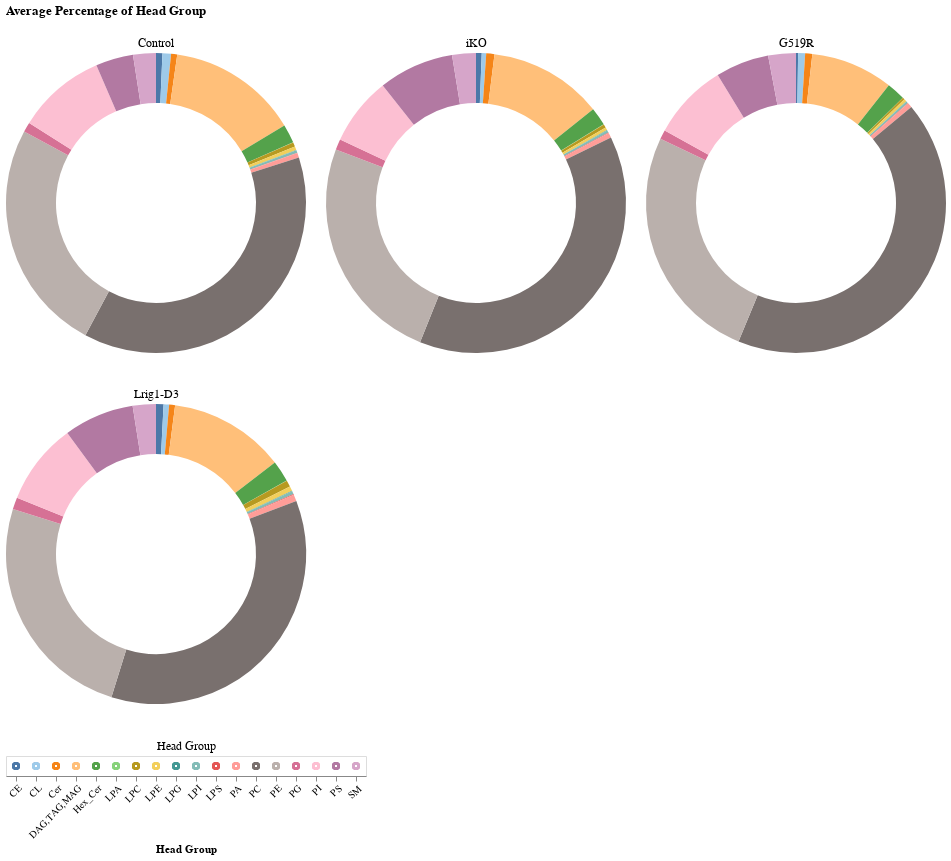

Notebook code for this chart:
### Code cell
chart_list = []

# create selection tool
click = alt.selection_point(fields=['Head Group'])

# create head group legend
heads = alt.Chart(h).mark_point().encode(
    x=alt.X('Head Group').axis(labelAngle=-45),
    color=alt.condition(click, 'Head Group', alt.value('lightgray')),
    ).add_params(click).properties(title={'text':[], 'subtitle':'Head Group'})

for ptn in h['Mutation'].unique():
    source = h[h['Mutation'] == ptn]
    
    donut = alt.Chart(source).mark_arc(innerRadius=100).encode(
        theta='mean(Fraction):Q',
        color=alt.condition(click, 'Head Group', alt.value('lightgray'), scale=alt.Scale(scheme='tableau20'), legend=None),
        opacity = alt.condition(click, alt.value(1), alt.value(0.1)),
        tooltip=['Head Group', 'mean(Fraction)']
    ).add_params(click).properties(
        width=300,
        title={'text':[], 'subtitle':ptn}
    )
    
    chart_list.append(donut)

d = alt.hconcat(*chart_list[:3]) & alt.hconcat(*chart_list[3:]) & heads
d = d.properties(title=alt.Title('Average Percentage of Head Group'))
d.save('graphs/dgat/head_group/Donut_Charts_AllHG.png', ppi=300)
d

### Figure 1 — Vega-Lite specification as saved in the notebook (floating-point values rounded to 4 significant figures; data arrays with more than 128 entries replaced by an {"elided": "..."} marker saying what was removed)
{"config": {"view": {"continuousWidth": 300, "continuousHeight": 300}}, "vconcat": [{"hconcat": [{"data": {"name": "data-3cda1956e1623a665fcf3b4bc852c1cb"}, "mark": {"type": "arc", "innerRadius": 100}, "encoding": {"color": {"condition": {"param": "param_1", "field": "Head Group", "scale": {"scheme": "tableau20"}, "legend": null, "type": "nominal"}, "value": "lightgray"}, "opacity": {"condition": {"param": "param_1", "value": 1}, "value": 0.1}, "theta": {"aggregate": "mean", "field": "Fraction", "type": "quantitative"}, "tooltip": [{"field": "Head Group", "type": "nominal"}, {"aggregate": "mean", "field": "Fraction", "type": "quantitative"}]}, "name": "view_1", "title": {"text": [], "subtitle": "Control"}, "width": 300}, {"data": {"name": "data-90e13a7baab4c4e2736963c7f6039f89"}, "mark": {"type": "arc", "innerRadius": 100}, "encoding": {"color": {"condition": {"param": "param_1", "field": "Head Group", "scale": {"scheme": "tableau20"}, "legend": null, "type": "nominal"}, "value": "lightgray"}, "opacity": {"condition": {"param": "param_1", "value": 1}, "value": 0.1}, "theta": {"aggregate": "mean", "field": "Fraction", "type": "quantitative"}, "tooltip": [{"field": "Head Group", "type": "nominal"}, {"aggregate": "mean", "field": "Fraction", "type": "quantitative"}]}, "name": "view_2", "title": {"text": [], "subtitle": "iKO"}, "width": 300}, {"data": {"name": "data-81b13b40f23a35c1b5322ca3bbc08277"}, "mark": {"type": "arc", "innerRadius": 100}, "encoding": {"color": {"condition": {"param": "param_1", "field": "Head Group", "scale": {"scheme": "tableau20"}, "legend": null, "type": "nominal"}, "value": "lightgray"}, "opacity": {"condition": {"param": "param_1", "value": 1}, "value": 0.1}, "theta": {"aggregate": "mean", "field": "Fraction", "type": "quantitative"}, "tooltip": [{"field": "Head Group", "type": "nominal"}, {"aggregate": "mean", "field": "Fraction", "type": "quantitative"}]}, "name": "view_3", "title": {"text": [], "subtitle": "G519R"}, "width": 300}]}, {"hconcat": [{"mark": {"type": "arc", "innerRadius": 100}, "encoding": {"color": {"condition": {"param": "param_1", "field": "Head Group", "scale": {"scheme": "tableau20"}, "legend": null, "type": "nominal"}, "value": "lightgray"}, "opacity": {"condition": {"param": "param_1", "value": 1}, "value": 0.1}, "theta": {"aggregate": "mean", "field": "Fraction", "type": "quantitative"}, "tooltip": [{"field": "Head Group", "type": "nominal"}, {"aggregate": "mean", "field": "Fraction", "type": "quantitative"}]}, "name": "view_4", "title": {"text": [], "subtitle": "Lrig1-D3"}, "width": 300}], "data": {"name": "data-7e4d9ce2a512f87d4ec48454e9ce5f95"}}, {"data": {"name": "data-53219328a1472643e7c72a4ac9275713"}, "mark": {"type": "point"}, "encoding": {"color": {"condition": {"param": "param_1", "field": "Head Group"}, "value": "lightgray"}, "x": {"axis": {"labelAngle": -45}, "field": "Head Group", "type": "nominal"}}, "name": "view_5", "title": {"text": [], "subtitle": "Head Group"}}], "params": [{"name": "param_1", "select": {"type": "point", "fields": ["Head Group"]}, "views": ["view_1", "view_2", "view_3", "view_4", "view_5"]}], "title": {"text": "Average Percentage of Head Group"}, "$schema": "https://vega.github.io/schema/vega-lite/v5.17.0.json", "datasets": {"data-3cda1956e1623a665fcf3b4bc852c1cb": [{"Mutation": "Control", "Head Group": "CE", "Fraction": 0.006946}, {"Mutation": "Control", "Head Group": "CE", "Fraction": 0.009492}, {"Mutation": "Control", "Head Group": "CE", "Fraction": 0.01018}, {"Mutation": "Control", "Head Group": "CE", "Fraction": 0.00402}, {"Mutation": "Control", "Head Group": "CE", "Fraction": 0.003725}, {"Mutation": "Control", "Head Group": "CL", "Fraction": 0.01106}, {"Mutation": "Control", "Head Group": "CL", "Fraction": 0.009842}, {"Mutation": "Control", "Head Group": "CL", "Fraction": 0.006619}, {"Mutation": "Control", "Head Group": "CL", "Fraction": 0.009271}, {"Mutation": "Control", "Head Group": "CL", "Fraction": 0.009162}, {"Mutation": "Control", "Head Group": "Cer", "Fraction": 0.002984}, {"Mutation": "Control", "Head Group": "Cer", "Fraction": 0.009073}, {"Mutation": "Control", "Head Group": "Cer", "Fraction": 0.00769}, {"Mutation": "Control", "Head Group": "Cer", "Fraction": 0.007668}, {"Mutation": "Control", "Head Group": "Cer", "Fraction": 0.005565}, {"Mutation": "Control", "Head Group": "DAG,TAG,MAG", "Fraction": 0.1114}, {"Mutation": "Control", "Head Group": "DAG,TAG,MAG", "Fraction": 0.09536}, {"Mutation": "Control", "Head Group": "DAG,TAG,MAG", "Fraction": 0.171}, {"Mutation": "Control", "Head Group": "DAG,TAG,MAG", "Fraction": 0.178}, {"Mutation": "Control", "Head Group": "DAG,TAG,MAG", "Fraction": 0.1485}, {"Mutation": "Control", "Head Group": "Hex_Cer", "Fraction": 0.02081}, {"Mutation": "Control", "Head Group": "Hex_Cer", "Fraction": 0.02284}, {"Mutation": "Control", "Head Group": "Hex_Cer", "Fraction": 0.01916}, {"Mutation": "Control", "Head Group": "Hex_Cer", "Fraction": 0.01899}, {"Mutation": "Control", "Head Group": "Hex_Cer", "Fraction": 0.01906}, {"Mutation": "Control", "Head Group": "LPA", "Fraction": 0.0001258}, {"Mutation": "Control", "Head Group": "LPA", "Fraction": 0.0002699}, {"Mutation": "Control", "Head Group": "LPA", "Fraction": 0.0001613}, {"Mutation": "Control", "Head Group": "LPA", "Fraction": 0.0001277}, {"Mutation": "Control", "Head Group": "LPA", "Fraction": 8.399e-05}, {"Mutation": "Control", "Head Group": "LPC", "Fraction": 0.005244}, {"Mutation": "Control", "Head Group": "LPC", "Fraction": 0.005773}, {"Mutation": "Control", "Head Group": "LPC", "Fraction": 0.00517}, {"Mutation": "Control", "Head Group": "LPC", "Fraction": 0.004123}, {"Mutation": "Control", "Head Group": "LPC", "Fraction": 0.003141}, {"Mutation": "Control", "Head Group": "LPE", "Fraction": 0.003557}, {"Mutation": "Control", "Head Group": "LPE", "Fraction": 0.005278}, {"Mutation": "Control", "Head Group": "LPE", "Fraction": 0.003791}, {"Mutation": "Control", "Head Group": "LPE", "Fraction": 0.003694}, {"Mutation": "Control", "Head Group": "LPE", "Fraction": 0.002987}, {"Mutation": "Control", "Head Group": "LPG", "Fraction": 0.0002505}, {"Mutation": "Control", "Head Group": "LPG", "Fraction": 0.0004245}, {"Mutation": "Control", "Head Group": "LPG", "Fraction": 0.0003693}, {"Mutation": "Control", "Head Group": "LPG", "Fraction": 0.0003146}, {"Mutation": "Control", "Head Group": "LPG", "Fraction": 0.0002691}, {"Mutation": "Control", "Head Group": "LPI", "Fraction": 0.003304}, {"Mutation": "Control", "Head Group": "LPI", "Fraction": 0.003159}, {"Mutation": "Control", "Head Group": "LPI", "Fraction": 0.002939}, {"Mutation": "Control", "Head Group": "LPI", "Fraction": 0.002393}, {"Mutation": "Control", "Head Group": "LPI", "Fraction": 0.002177}, {"Mutation": "Control", "Head Group": "LPS", "Fraction": 0.0002429}, {"Mutation": "Control", "Head Group": "LPS", "Fraction": 0.0005735}, {"Mutation": "Control", "Head Group": "LPS", "Fraction": 0.0002797}, {"Mutation": "Control", "Head Group": "LPS", "Fraction": 0.0003242}, {"Mutation": "Control", "Head Group": "LPS", "Fraction": 0.0003173}, {"Mutation": "Control", "Head Group": "PA", "Fraction": 0.005527}, {"Mutation": "Control", "Head Group": "PA", "Fraction": 0.006836}, {"Mutation": "Control", "Head Group": "PA", "Fraction": 0.004954}, {"Mutation": "Control", "Head Group": "PA", "Fraction": 0.004216}, {"Mutation": "Control", "Head Group": "PA", "Fraction": 0.003743}, {"Mutation": "Control", "Head Group": "PC", "Fraction": 0.3842}, {"Mutation": "Control", "Head Group": "PC", "Fraction": 0.3689}, {"Mutation": "Control", "Head Group": "PC", "Fraction": 0.3639}, {"Mutation": "Control", "Head Group": "PC", "Fraction": 0.3645}, {"Mutation": "Control", "Head Group": "PC", "Fraction": 0.4038}, {"Mutation": "Control", "Head Group": "PE", "Fraction": 0.2596}, {"Mutation": "Control", "Head Group": "PE", "Fraction": 0.2763}, {"Mutation": "Control", "Head Group": "PE", "Fraction": 0.2399}, {"Mutation": "Control", "Head Group": "PE", "Fraction": 0.2464}, {"Mutation": "Control", "Head Group": "PE", "Fraction": 0.2336}, {"Mutation": "Control", "Head Group": "PG", "Fraction": 0.0108}, {"Mutation": "Control", "Head Group": "PG", "Fraction": 0.01109}, {"Mutation": "Control", "Head Group": "PG", "Fraction": 0.01059}, {"Mutation": "Control", "Head Group": "PG", "Fraction": 0.009906}, {"Mutation": "Control", "Head Group": "PG", "Fraction": 0.01001}, {"Mutation": "Control", "Head Group": "PI", "Fraction": 0.1027}, {"Mutation": "Control", "Head Group": "PI", "Fraction": 0.09466}, {"Mutation": "Control", "Head Group": "PI", "Fraction": 0.09096}, {"Mutation": "Control", "Head Group": "PI", "Fraction": 0.08957}, {"Mutation": "Control", "Head Group": "PI", "Fraction": 0.09878}, {"Mutation": "Control", "Head Group": "PS", "Fraction": 0.04291}, {"Mutation": "Control", "Head Group": "PS", "Fraction": 0.05289}, {"Mutation": "Control", "Head Group": "PS", "Fraction": 0.03711}, {"Mutation": "Control", "Head Group": "PS", "Fraction": 0.03491}, {"Mutation": "Control", "Head Group": "PS", "Fraction": 0.0347}, {"Mutation": "Control", "Head Group": "SM", "Fraction": 0.02825}, {"Mutation": "Control", "Head Group": "SM", "Fraction": 0.02721}, {"Mutation": "Control", "Head Group": "SM", "Fraction": 0.02529}, {"Mutation": "Control", "Head Group": "SM", "Fraction": 0.02161}, {"Mutation": "Control", "Head Group": "SM", "Fraction": 0.0204}], "data-90e13a7baab4c4e2736963c7f6039f89": [{"Mutation": "iKO", "Head Group": "CE", "Fraction": 0.007533}, {"Mutation": "iKO", "Head Group": "CE", "Fraction": 0.005789}, {"Mutation": "iKO", "Head Group": "CE", "Fraction": 0.002648}, {"Mutation": "iKO", "Head Group": "CE", "Fraction": 0.003108}, {"Mutation": "iKO", "Head Group": "CE", "Fraction": 0.008212}, {"Mutation": "iKO", "Head Group": "CE", "Fraction": 0.009307}, {"Mutation": "iKO", "Head Group": "CL", "Fraction": 0.00464}, {"Mutation": "iKO", "Head Group": "CL", "Fraction": 0.004837}, {"Mutation": "iKO", "Head Group": "CL", "Fraction": 0.003369}, {"Mutation": "iKO", "Head Group": "CL", "Fraction": 0.005141}, {"Mutation": "iKO", "Head Group": "CL", "Fraction": 0.005068}, {"Mutation": "iKO", "Head Group": "CL", "Fraction": 0.005732}, {"Mutation": "iKO", "Head Group": "Cer", "Fraction": 0.01114}, {"Mutation": "iKO", "Head Group": "Cer", "Fraction": 0.008958}, {"Mutation": "iKO", "Head Group": "Cer", "Fraction": 0.004582}, {"Mutation": "iKO", "Head Group": "Cer", "Fraction": 0.00947}, {"Mutation": "iKO", "Head Group": "Cer", "Fraction": 0.008778}, {"Mutation": "iKO", "Head Group": "Cer", "Fraction": 0.009941}, {"Mutation": "iKO", "Head Group": "DAG,TAG,MAG", "Fraction": 0.1119}, {"Mutation": "iKO", "Head Group": "DAG,TAG,MAG", "Fraction": 0.188}, {"Mutation": "iKO", "Head Group": "DAG,TAG,MAG", "Fraction": 0.1806}, {"Mutation": "iKO", "Head Group": "DAG,TAG,MAG", "Fraction": 0.1034}, {"Mutation": "iKO", "Head Group": "DAG,TAG,MAG", "Fraction": 0.09473}, {"Mutation": "iKO", "Head Group": "DAG,TAG,MAG", "Fraction": 0.05895}, {"Mutation": "iKO", "Head Group": "Hex_Cer", "Fraction": 0.01858}, {"Mutation": "iKO", "Head Group": "Hex_Cer", "Fraction": 0.01934}, {"Mutation": "iKO", "Head Group": "Hex_Cer", "Fraction": 0.01422}, {"Mutation": "iKO", "Head Group": "Hex_Cer", "Fraction": 0.01894}, {"Mutation": "iKO", "Head Group": "Hex_Cer", "Fraction": 0.02642}, {"Mutation": "iKO", "Head Group": "Hex_Cer", "Fraction": 0.01958}, {"Mutation": "iKO", "Head Group": "LPA", "Fraction": 0.0003064}, {"Mutation": "iKO", "Head Group": "LPA", "Fraction": 0.0002179}, {"Mutation": "iKO", "Head Group": "LPA", "Fraction": 0.0001204}, {"Mutation": "iKO", "Head Group": "LPA", "Fraction": 0.0002116}, {"Mutation": "iKO", "Head Group": "LPA", "Fraction": 0.0002897}, {"Mutation": "iKO", "Head Group": "LPA", "Fraction": 0.0002089}, {"Mutation": "iKO", "Head Group": "LPC", "Fraction": 0.00612}, {"Mutation": "iKO", "Head Group": "LPC", "Fraction": 0.004258}, {"Mutation": "iKO", "Head Group": "LPC", "Fraction": 0.001662}, {"Mutation": "iKO", "Head Group": "LPC", "Fraction": 0.002421}, {"Mutation": "iKO", "Head Group": "LPC", "Fraction": 0.003719}, {"Mutation": "iKO", "Head Group": "LPC", "Fraction": 0.004495}, {"Mutation": "iKO", "Head Group": "LPE", "Fraction": 0.003832}, {"Mutation": "iKO", "Head Group": "LPE", "Fraction": 0.003185}, {"Mutation": "iKO", "Head Group": "LPE", "Fraction": 0.002096}, {"Mutation": "iKO", "Head Group": "LPE", "Fraction": 0.002543}, {"Mutation": "iKO", "Head Group": "LPE", "Fraction": 0.003283}, {"Mutation": "iKO", "Head Group": "LPE", "Fraction": 0.003476}, {"Mutation": "iKO", "Head Group": "LPG", "Fraction": 0.0004579}, {"Mutation": "iKO", "Head Group": "LPG", "Fraction": 0.0005012}, {"Mutation": "iKO", "Head Group": "LPG", "Fraction": 0.0001644}, {"Mutation": "iKO", "Head Group": "LPG", "Fraction": 0.0003316}, {"Mutation": "iKO", "Head Group": "LPG", "Fraction": 0.0003566}, {"Mutation": "iKO", "Head Group": "LPG", "Fraction": 0.0003473}, {"Mutation": "iKO", "Head Group": "LPI", "Fraction": 0.003797}, {"Mutation": "iKO", "Head Group": "LPI", "Fraction": 0.003209}, {"Mutation": "iKO", "Head Group": "LPI", "Fraction": 0.001561}, {"Mutation": "iKO", "Head Group": "LPI", "Fraction": 0.002089}, {"Mutation": "iKO", "Head Group": "LPI", "Fraction": 0.002583}, {"Mutation": "iKO", "Head Group": "LPI", "Fraction": 0.00282}, {"Mutation": "iKO", "Head Group": "LPS", "Fraction": 0.000626}, {"Mutation": "iKO", "Head Group": "LPS", "Fraction": 0.0005222}, {"Mutation": "iKO", "Head Group": "LPS", "Fraction": 0.0004548}, {"Mutation": "iKO", "Head Group": "LPS", "Fraction": 0.0005532}, {"Mutation": "iKO", "Head Group": "LPS", "Fraction": 0.0009502}, {"Mutation": "iKO", "Head Group": "LPS", "Fraction": 0.0005445}, {"Mutation": "iKO", "Head Group": "PA", "Fraction": 0.006015}, {"Mutation": "iKO", "Head Group": "PA", "Fraction": 0.003986}, {"Mutation": "iKO", "Head Group": "PA", "Fraction": 0.004116}, {"Mutation": "iKO", "Head Group": "PA", "Fraction": 0.005394}, {"Mutation": "iKO", "Head Group": "PA", "Fraction": 0.007024}, {"Mutation": "iKO", "Head Group": "PA", "Fraction": 0.005241}, {"Mutation": "iKO", "Head Group": "PC", "Fraction": 0.389}, {"Mutation": "iKO", "Head Group": "PC", "Fraction": 0.3981}, {"Mutation": "iKO", "Head Group": "PC", "Fraction": 0.2863}, {"Mutation": "iKO", "Head Group": "PC", "Fraction": 0.4118}, {"Mutation": "iKO", "Head Group": "PC", "Fraction": 0.3969}, {"Mutation": "iKO", "Head Group": "PC", "Fraction": 0.4138}, {"Mutation": "iKO", "Head Group": "PE", "Fraction": 0.24}, {"Mutation": "iKO", "Head Group": "PE", "Fraction": 0.1834}, {"Mutation": "iKO", "Head Group": "PE", "Fraction": 0.2797}, {"Mutation": "iKO", "Head Group": "PE", "Fraction": 0.2528}, {"Mutation": "iKO", "Head Group": "PE", "Fraction": 0.2604}, {"Mutation": "iKO", "Head Group": "PE", "Fraction": 0.2668}, {"Mutation": "iKO", "Head Group": "PG", "Fraction": 0.01269}, {"Mutation": "iKO", "Head Group": "PG", "Fraction": 0.01305}, {"Mutation": "iKO", "Head Group": "PG", "Fraction": 0.009543}, {"Mutation": "iKO", "Head Group": "PG", "Fraction": 0.0101}, {"Mutation": "iKO", "Head Group": "PG", "Fraction": 0.01103}, {"Mutation": "iKO", "Head Group": "PG", "Fraction": 0.01305}, {"Mutation": "iKO", "Head Group": "PI", "Fraction": 0.08211}, {"Mutation": "iKO", "Head Group": "PI", "Fraction": 0.06142}, {"Mutation": "iKO", "Head Group": "PI", "Fraction": 0.0614}, {"Mutation": "iKO", "Head Group": "PI", "Fraction": 0.07912}, {"Mutation": "iKO", "Head Group": "PI", "Fraction": 0.07804}, {"Mutation": "iKO", "Head Group": "PI", "Fraction": 0.08001}, {"Mutation": "iKO", "Head Group": "PS", "Fraction": 0.07806}, {"Mutation": "iKO", "Head Group": "PS", "Fraction": 0.0801}, {"Mutation": "iKO", "Head Group": "PS", "Fraction": 0.1095}, {"Mutation": "iKO", "Head Group": "PS", "Fraction": 0.06918}, {"Mutation": "iKO", "Head Group": "PS", "Fraction": 0.07058}, {"Mutation": "iKO", "Head Group": "PS", "Fraction": 0.07954}, {"Mutation": "iKO", "Head Group": "SM", "Fraction": 0.02315}, {"Mutation": "iKO", "Head Group": "SM", "Fraction": 0.02119}, {"Mutation": "iKO", "Head Group": "SM", "Fraction": 0.03798}, {"Mutation": "iKO", "Head Group": "SM", "Fraction": 0.02343}, {"Mutation": "iKO", "Head Group": "SM", "Fraction": 0.02157}, {"Mutation": "iKO", "Head Group": "SM", "Fraction": 0.02616}], "data-81b13b40f23a35c1b5322ca3bbc08277": [{"Mutation": "G519R", "Head Group": "CE", "Fraction": 0.003447}, {"Mutation": "G519R", "Head Group": "CE", "Fraction": 0.001186}, {"Mutation": "G519R", "Head Group": "CE", "Fraction": 0.002121}, {"Mutation": "G519R", "Head Group": "CE", "Fraction": 0.001372}, {"Mutation": "G519R", "Head Group": "CE", "Fraction": 0.00314}, {"Mutation": "G519R", "Head Group": "CL", "Fraction": 0.007374}, {"Mutation": "G519R", "Head Group": "CL", "Fraction": 0.009687}, {"Mutation": "G519R", "Head Group": "CL", "Fraction": 0.009758}, {"Mutation": "G519R", "Head Group": "CL", "Fraction": 0.004784}, {"Mutation": "G519R", "Head Group": "CL", "Fraction": 0.005899}, {"Mutation": "G519R", "Head Group": "Cer", "Fraction": 0.007265}, {"Mutation": "G519R", "Head Group": "Cer", "Fraction": 0.005473}, {"Mutation": "G519R", "Head Group": "Cer", "Fraction": 0.01184}, {"Mutation": "G519R", "Head Group": "Cer", "Fraction": 0.004534}, {"Mutation": "G519R", "Head Group": "Cer", "Fraction": 0.009071}, {"Mutation": "G519R", "Head Group": "DAG,TAG,MAG", "Fraction": 0.07039}, {"Mutation": "G519R", "Head Group": "DAG,TAG,MAG", "Fraction": 0.07611}, {"Mutation": "G519R", "Head Group": "DAG,TAG,MAG", "Fraction": 0.07229}, {"Mutation": "G519R", "Head Group": "DAG,TAG,MAG", "Fraction": 0.1567}, {"Mutation": "G519R", "Head Group": "DAG,TAG,MAG", "Fraction": 0.06879}, {"Mutation": "G519R", "Head Group": "Hex_Cer", "Fraction": 0.02159}, {"Mutation": "G519R", "Head Group": "Hex_Cer", "Fraction": 0.02118}, {"Mutation": "G519R", "Head Group": "Hex_Cer", "Fraction": 0.01986}, {"Mutation": "G519R", "Head Group": "Hex_Cer", "Fraction": 0.01788}, {"Mutation": "G519R", "Head Group": "Hex_Cer", "Fraction": 0.01902}, {"Mutation": "G519R", "Head Group": "LPA", "Fraction": 0.0002055}, {"Mutation": "G519R", "Head Group": "LPA", "Fraction": 0.0001652}, {"Mutation": "G519R", "Head Group": "LPA", "Fraction": 8.629e-05}, {"Mutation": "G519R", "Head Group": "LPA", "Fraction": 0.0001441}, {"Mutation": "G519R", "Head Group": "LPA", "Fraction": 0.0002252}, {"Mutation": "G519R", "Head Group": "LPC", "Fraction": 0.002632}, {"Mutation": "G519R", "Head Group": "LPC", "Fraction": 0.001975}, {"Mutation": "G519R", "Head Group": "LPC", "Fraction": 0.002384}, {"Mutation": "G519R", "Head Group": "LPC", "Fraction": 0.00146}, {"Mutation": "G519R", "Head Group": "LPC", "Fraction": 0.002778}, {"Mutation": "G519R", "Head Group": "LPE", "Fraction": 0.002686}, {"Mutation": "G519R", "Head Group": "LPE", "Fraction": 0.002693}, {"Mutation": "G519R", "Head Group": "LPE", "Fraction": 0.00372}, {"Mutation": "G519R", "Head Group": "LPE", "Fraction": 0.002201}, {"Mutation": "G519R", "Head Group": "LPE", "Fraction": 0.003132}, {"Mutation": "G519R", "Head Group": "LPG", "Fraction": 0.0004055}, {"Mutation": "G519R", "Head Group": "LPG", "Fraction": 0.0002037}, {"Mutation": "G519R", "Head Group": "LPG", "Fraction": 0.0001434}, {"Mutation": "G519R", "Head Group": "LPG", "Fraction": 0.0001432}, {"Mutation": "G519R", "Head Group": "LPG", "Fraction": 0.0003412}, {"Mutation": "G519R", "Head Group": "LPI", "Fraction": 0.001914}, {"Mutation": "G519R", "Head Group": "LPI", "Fraction": 0.00187}, {"Mutation": "G519R", "Head Group": "LPI", "Fraction": 0.001971}, {"Mutation": "G519R", "Head Group": "LPI", "Fraction": 0.002017}, {"Mutation": "G519R", "Head Group": "LPI", "Fraction": 0.002396}, {"Mutation": "G519R", "Head Group": "LPS", "Fraction": 0.0007787}, {"Mutation": "G519R", "Head Group": "LPS", "Fraction": 0.0005271}, {"Mutation": "G519R", "Head Group": "LPS", "Fraction": 0.000463}, {"Mutation": "G519R", "Head Group": "LPS", "Fraction": 0.0005399}, {"Mutation": "G519R", "Head Group": "LPS", "Fraction": 0.0008557}, {"Mutation": "G519R", "Head Group": "PA", "Fraction": 0.006538}, {"Mutation": "G519R", "Head Group": "PA", "Fraction": 0.004873}, {"Mutation": "G519R", "Head Group": "PA", "Fraction": 0.003997}, {"Mutation": "G519R", "Head Group": "PA", "Fraction": 0.00441}, {"Mutation": "G519R", "Head Group": "PA", "Fraction": 0.006162}, {"Mutation": "G519R", "Head Group": "PC", "Fraction": 0.4576}, {"Mutation": "G519R", "Head Group": "PC", "Fraction": 0.4315}, {"Mutation": "G519R", "Head Group": "PC", "Fraction": 0.4022}, {"Mutation": "G519R", "Head Group": "PC", "Fraction": 0.4089}, {"Mutation": "G519R", "Head Group": "PC", "Fraction": 0.415}, {"Mutation": "G519R", "Head Group": "PE", "Fraction": 0.2596}, {"Mutation": "G519R", "Head Group": "PE", "Fraction": 0.2568}, {"Mutation": "G519R", "Head Group": "PE", "Fraction": 0.2871}, {"Mutation": "G519R", "Head Group": "PE", "Fraction": 0.2283}, {"Mutation": "G519R", "Head Group": "PE", "Fraction": 0.2568}, {"Mutation": "G519R", "Head Group": "PG", "Fraction": 0.009083}, {"Mutation": "G519R", "Head Group": "PG", "Fraction": 0.009606}, {"Mutation": "G519R", "Head Group": "PG", "Fraction": 0.01141}, {"Mutation": "G519R", "Head Group": "PG", "Fraction": 0.00757}, {"Mutation": "G519R", "Head Group": "PG", "Fraction": 0.01233}, {"Mutation": "G519R", "Head Group": "PI", "Fraction": 0.083}, {"Mutation": "G519R", "Head Group": "PI", "Fraction": 0.08297}, {"Mutation": "G519R", "Head Group": "PI", "Fraction": 0.08901}, {"Mutation": "G519R", "Head Group": "PI", "Fraction": 0.07774}, {"Mutation": "G519R", "Head Group": "PI", "Fraction": 0.07867}, {"Mutation": "G519R", "Head Group": "PS", "Fraction": 0.0474}, {"Mutation": "G519R", "Head Group": "PS", "Fraction": 0.06001}, {"Mutation": "G519R", "Head Group": "PS", "Fraction": 0.0495}, {"Mutation": "G519R", "Head Group": "PS", "Fraction": 0.04937}, {"Mutation": "G519R", "Head Group": "PS", "Fraction": 0.08168}, {"Mutation": "G519R", "Head Group": "SM", "Fraction": 0.01817}, {"Mutation": "G519R", "Head Group": "SM", "Fraction": 0.03319}, {"Mutation": "G519R", "Head Group": "SM", "Fraction": 0.03211}, {"Mutation": "G519R", "Head Group": "SM", "Fraction": 0.03185}, {"Mutation": "G519R", "Head Group": "SM", "Fraction": 0.0337}], "data-7e4d9ce2a512f87d4ec48454e9ce5f95": [{"Mutation": "Lrig1-D3", "Head Group": "CE", "Fraction": 0.01087}, {"Mutation": "Lrig1-D3", "Head Group": "CE", "Fraction": 0.003821}, {"Mutation": "Lrig1-D3", "Head Group": "CE", "Fraction": 0.01203}, {"Mutation": "Lrig1-D3", "Head Group": "CE", "Fraction": 0.005516}, {"Mutation": "Lrig1-D3", "Head Group": "CL", "Fraction": 0.008413}, {"Mutation": "Lrig1-D3", "Head Group": "CL", "Fraction": 0.004055}, {"Mutation": "Lrig1-D3", "Head Group": "CL", "Fraction": 0.00668}, {"Mutation": "Lrig1-D3", "Head Group": "CL", "Fraction": 0.004576}, {"Mutation": "Lrig1-D3", "Head Group": "Cer", "Fraction": 0.005679}, {"Mutation": "Lrig1-D3", "Head Group": "Cer", "Fraction": 0.0066}, {"Mutation": "Lrig1-D3", "Head Group": "Cer", "Fraction": 0.006086}, {"Mutation": "Lrig1-D3", "Head Group": "Cer", "Fraction": 0.007129}, {"Mutation": "Lrig1-D3", "Head Group": "DAG,TAG,MAG", "Fraction": 0.1861}, {"Mutation": "Lrig1-D3", "Head Group": "DAG,TAG,MAG", "Fraction": 0.07172}, {"Mutation": "Lrig1-D3", "Head Group": "DAG,TAG,MAG", "Fraction": 0.1475}, {"Mutation": "Lrig1-D3", "Head Group": "DAG,TAG,MAG", "Fraction": 0.09563}, {"Mutation": "Lrig1-D3", "Head Group": "Hex_Cer", "Fraction": 0.02577}, {"Mutation": "Lrig1-D3", "Head Group": "Hex_Cer", "Fraction": 0.01646}, {"Mutation": "Lrig1-D3", "Head Group": "Hex_Cer", "Fraction": 0.02891}, {"Mutation": "Lrig1-D3", "Head Group": "Hex_Cer", "Fraction": 0.0199}, {"Mutation": "Lrig1-D3", "Head Group": "LPA", "Fraction": 0.0002352}, {"Mutation": "Lrig1-D3", "Head Group": "LPA", "Fraction": 0.0003082}, {"Mutation": "Lrig1-D3", "Head Group": "LPA", "Fraction": 0.000279}, {"Mutation": "Lrig1-D3", "Head Group": "LPA", "Fraction": 0.000257}, {"Mutation": "Lrig1-D3", "Head Group": "LPC", "Fraction": 0.005647}, {"Mutation": "Lrig1-D3", "Head Group": "LPC", "Fraction": 0.01385}, {"Mutation": "Lrig1-D3", "Head Group": "LPC", "Fraction": 0.005096}, {"Mutation": "Lrig1-D3", "Head Group": "LPC", "Fraction": 0.003562}, {"Mutation": "Lrig1-D3", "Head Group": "LPE", "Fraction": 0.004371}, {"Mutation": "Lrig1-D3", "Head Group": "LPE", "Fraction": 0.009498}, {"Mutation": "Lrig1-D3", "Head Group": "LPE", "Fraction": 0.003665}, {"Mutation": "Lrig1-D3", "Head Group": "LPE", "Fraction": 0.003156}, {"Mutation": "Lrig1-D3", "Head Group": "LPG", "Fraction": 0.0004284}, {"Mutation": "Lrig1-D3", "Head Group": "LPG", "Fraction": 0.0004352}, {"Mutation": "Lrig1-D3", "Head Group": "LPG", "Fraction": 0.0004898}, {"Mutation": "Lrig1-D3", "Head Group": "LPG", "Fraction": 0.0006837}, {"Mutation": "Lrig1-D3", "Head Group": "LPI", "Fraction": 0.002883}, {"Mutation": "Lrig1-D3", "Head Group": "LPI", "Fraction": 0.004685}, {"Mutation": "Lrig1-D3", "Head Group": "LPI", "Fraction": 0.00229}, {"Mutation": "Lrig1-D3", "Head Group": "LPI", "Fraction": 0.00317}, {"Mutation": "Lrig1-D3", "Head Group": "LPS", "Fraction": 0.0005252}, {"Mutation": "Lrig1-D3", "Head Group": "LPS", "Fraction": 0.001038}, {"Mutation": "Lrig1-D3", "Head Group": "LPS", "Fraction": 0.0007999}, {"Mutation": "Lrig1-D3", "Head Group": "LPS", "Fraction": 0.0003213}, {"Mutation": "Lrig1-D3", "Head Group": "PA", "Fraction": 0.006722}, {"Mutation": "Lrig1-D3", "Head Group": "PA", "Fraction": 0.009247}, {"Mutation": "Lrig1-D3", "Head Group": "PA", "Fraction": 0.008188}, {"Mutation": "Lrig1-D3", "Head Group": "PA", "Fraction": 0.005034}, {"Mutation": "Lrig1-D3", "Head Group": "PC", "Fraction": 0.3459}, {"Mutation": "Lrig1-D3", "Head Group": "PC", "Fraction": 0.3371}, {"Mutation": "Lrig1-D3", "Head Group": "PC", "Fraction": 0.3584}, {"Mutation": "Lrig1-D3", "Head Group": "PC", "Fraction": 0.3803}, {"Mutation": "Lrig1-D3", "Head Group": "PE", "Fraction": 0.2372}, {"Mutation": "Lrig1-D3", "Head Group": "PE", "Fraction": 0.2734}, {"Mutation": "Lrig1-D3", "Head Group": "PE", "Fraction": 0.2455}, {"Mutation": "Lrig1-D3", "Head Group": "PE", "Fraction": 0.2457}, {"Mutation": "Lrig1-D3", "Head Group": "PG", "Fraction": 0.01021}, {"Mutation": "Lrig1-D3", "Head Group": "PG", "Fraction": 0.01658}, {"Mutation": "Lrig1-D3", "Head Group": "PG", "Fraction": 0.009051}, {"Mutation": "Lrig1-D3", "Head Group": "PG", "Fraction": 0.01511}, {"Mutation": "Lrig1-D3", "Head Group": "PI", "Fraction": 0.08553}, {"Mutation": "Lrig1-D3", "Head Group": "PI", "Fraction": 0.08189}, {"Mutation": "Lrig1-D3", "Head Group": "PI", "Fraction": 0.0823}, {"Mutation": "Lrig1-D3", "Head Group": "PI", "Fraction": 0.1026}, {"Mutation": "Lrig1-D3", "Head Group": "PS", "Fraction": 0.04728}, {"Mutation": "Lrig1-D3", "Head Group": "PS", "Fraction": 0.1149}, {"Mutation": "Lrig1-D3", "Head Group": "PS", "Fraction": 0.06488}, {"Mutation": "Lrig1-D3", "Head Group": "PS", "Fraction": 0.07594}, {"Mutation": "Lrig1-D3", "Head Group": "SM", "Fraction": 0.01615}, {"Mutation": "Lrig1-D3", "Head Group": "SM", "Fraction": 0.03434}, {"Mutation": "Lrig1-D3", "Head Group": "SM", "Fraction": 0.01783}, {"Mutation": "Lrig1-D3", "Head Group": "SM", "Fraction": 0.03146}], "data-53219328a1472643e7c72a4ac9275713": {"elided": "360 records"}}}
